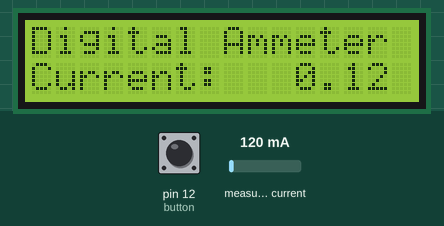
Simulated run of this sketch. Board: Arduino Uno, built with avr-gcc and run on an emulated ATmega328P. Shown: 16×2 character LCD. The test bench sets the inputs (shaded band); at power-on: pin 12 (button) LOW, measured current 120 mA. What the sketch prints to the serial monitor is not drawn.

Above: at 3.2 s.
3.3 s: pin 12 (button) pulled HIGH for 3.2 s
At 5.0 s:
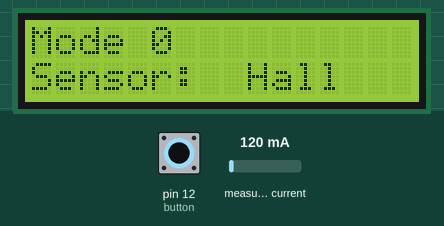
8.7 s: measured current set to 40 mA
At 10.3 s:
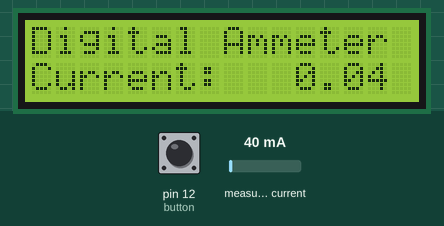
10.8 s: measured current set to 500 mA
At 12.1 s:
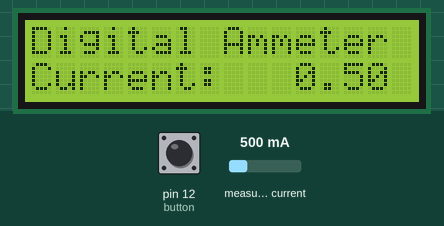
12.9 s: measured current set to 1000 mA
At 13.8 s:
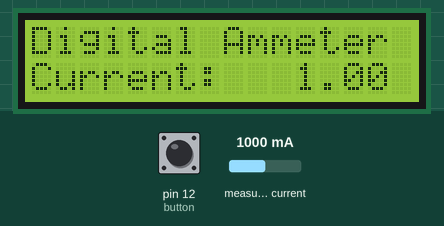
Timing chart, 0 to 15.9 s (numbered marks = the images above; inputs shaded):
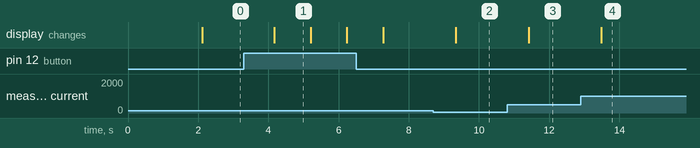

Measured:
- after the input at 3.3 s, the display: changes after 0.87 s (image 1)
- after the input at 8.7 s, the display: changes after 0.64 s (image 2)
- after the input at 10.8 s, the display: changes after 0.61 s (image 3)
- after the input at 12.9 s, the display: changes after 0.58 s (image 4)
- what the display in image 1 shows lasts 1.0 s, from 4.2 s to 5.2 s

The sketch:

FAW_ammeter.ino
```cpp
#include <Wire.h>
#include <LiquidCrystal_I2C.h>
#include <Adafruit_INA219.h>

LiquidCrystal_I2C lcd(0x27, 16, 2);
Adafruit_INA219 ina219;

#define sensorPin A1
#define resV1 A2
#define resV2 A3
#define button 12

const float calibrationFactor = 0.1;
unsigned int state = 1;
float current = 0;

void setup() {
    pinMode(sensorPin,INPUT);
    pinMode(button,INPUT);
    pinMode(resV1,INPUT);
    pinMode(resV2,INPUT);

    lcd.init();
    ina219.begin();

    lcd.backlight();
    Serial.begin(115200);
    lcd.print("Digital Ammeter");
    delay(2000);
    lcd.clear();
}

void loop() {

    button_click();
    Serial.println(state);

    if(state == 0) {
        // Hall Effect Sensor (ACS712)
        current = hall_sensor();
        display_current(current);
    }
    else if(state == 1) {
        // INA219
        current = i2c_sensor();
        display_current(current);
    }
    delay(1000);
}


void button_click() {
    int button_in = digitalRead(button);
    Serial.print("Button : "); Serial.println(button_in);
    if (button_in) {
        if (state >= 1 ){
            state = 0;
        }
        else {
            state++;
        }
        lcd.clear();
        lcd.setCursor(0, 0);
        lcd.print("Mode");
        lcd.setCursor(5, 0);
        lcd.print(state);
        lcd.setCursor(0, 1);
        lcd.print("Sensor:");
        lcd.setCursor(9, 1);
        lcd.print(state ? "I2C" : "Hall");
        delay(1000);
        lcd.clear();
    }
}


void display_current(float current_value) {
    char currentStr[8];
    dtostrf(current_value, 6, 2, currentStr);
    Serial.print("Output Current: ");
    Serial.println(currentStr);

    char buffer[16];
    snprintf(buffer, sizeof(buffer), "Current: %sA", currentStr);

    lcd.clear();
    lcd.setCursor(0, 0);
    lcd.print("Digital Ammeter");

    lcd.setCursor(0, 1);
    lcd.print(buffer);
}

float hall_sensor() {
    float current = 0;
    int sensor_value = analogRead(sensorPin);
    float voltage = (sensor_value / 1023.0) * 5.0;
    Serial.print("Sensor Value: ");
    Serial.println(sensor_value);
    Serial.print("Voltage: ");
    Serial.println(voltage);
    if (abs(voltage - 2.5) >= 0.01) {
      current = (voltage - 2.5) / calibrationFactor;
    } else {
      current = 0;
    }
    return current;
}

float i2c_sensor() {
    float current_mA = 0;

    current_mA = ina219.getCurrent_mA();

    Serial.print("Current: "); Serial.print(current_mA); Serial.println(" mA");
    Serial.println("");

    return current_mA/1000;
}
```
